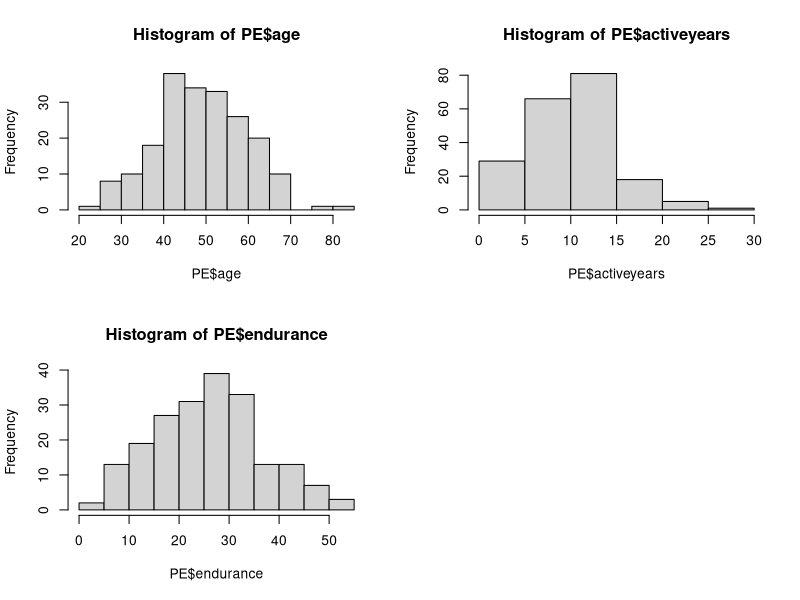
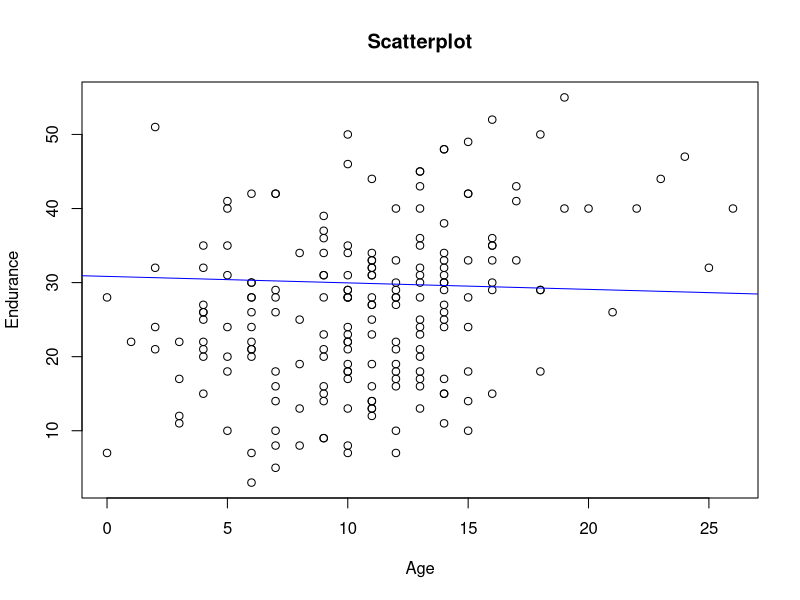
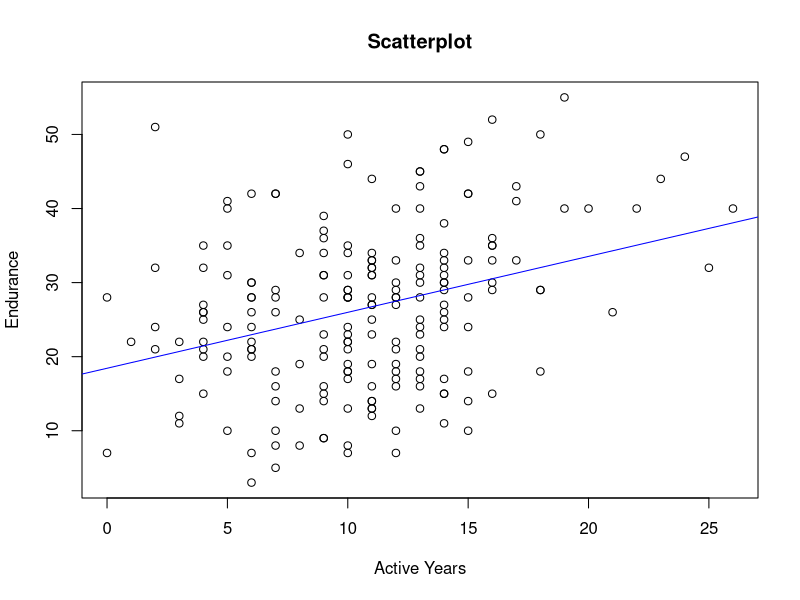
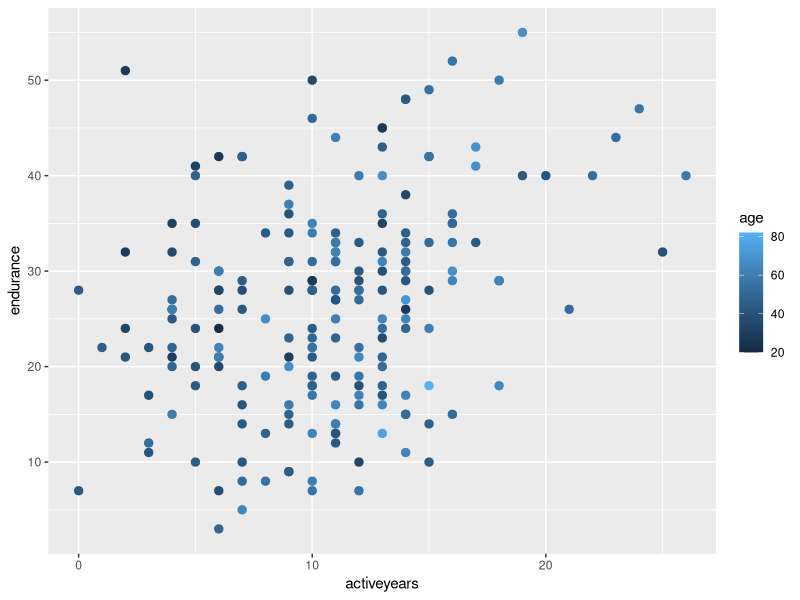
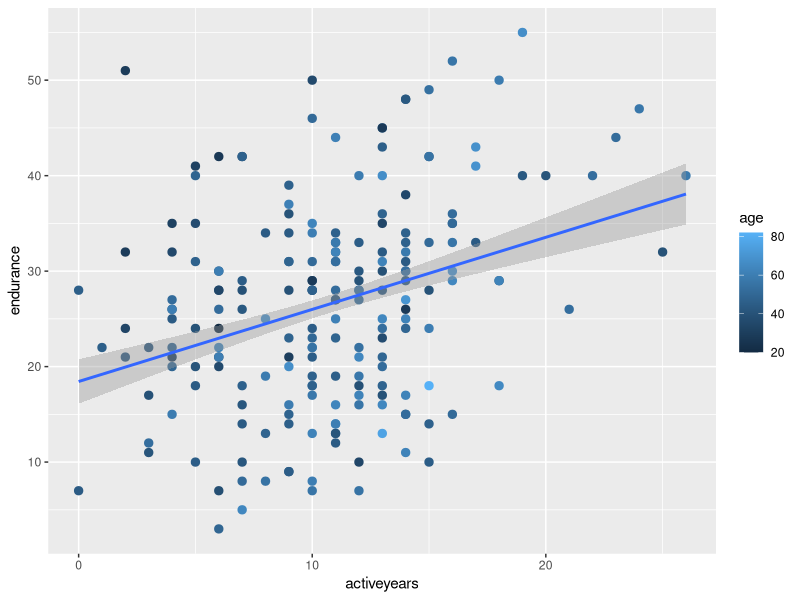
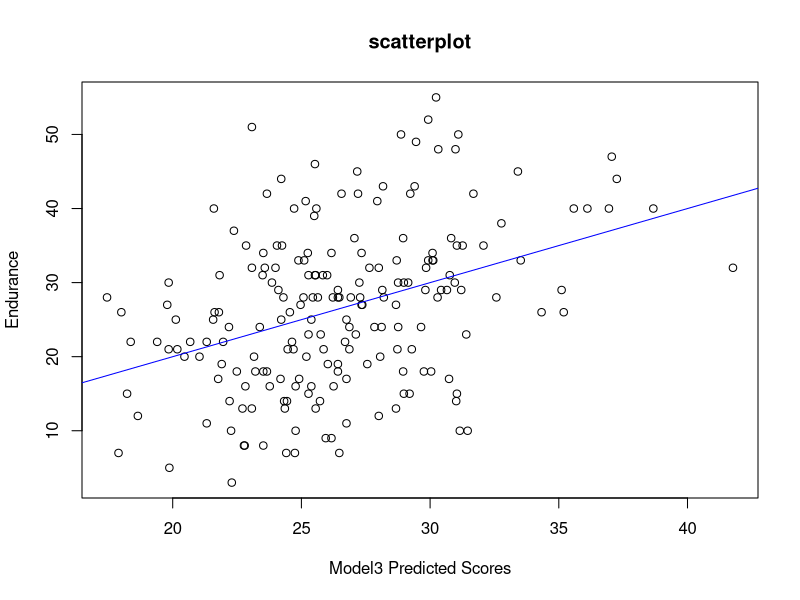
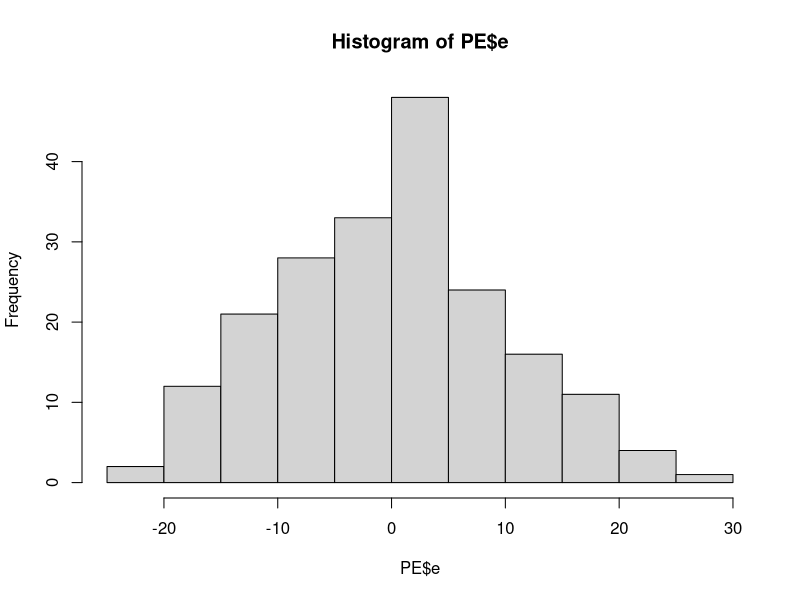
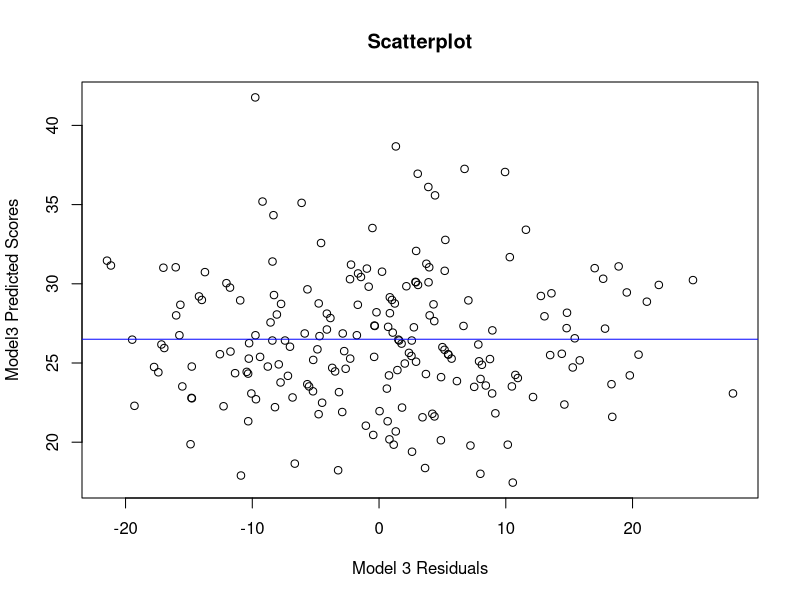

The R script that drew these images, in order:
setwd("/Users/stuart/R_Files/Statistics Class")

#Lab goals
# Read a datafile into R
# Print summary statistics
# Conduct correlation analysis
# Conduct regression analyses, unstandardized
# Conduct regression analyses, standardized

# Example
# A correlational study investigating predictors of physical endurance in adults
#   Outcome variable (Y) is physical endurance
#   Predictors (X) are age and number of years actively engaged in exercise/sports
#   Sample size is N = 200

# If necessary install packages
install.packages("psych")
library(psych)
library(ggplot2)  # installing ggplot2 for my own plot compare and contrast

# Read data into a dataframe called PE (physical endurance)
PE = read.table("Stats1.13.Lab.04.txt", header=T)
# Summary statistics
describe(PE)

# Correlation Analysis
cor(PE[2:4])  # Omit col 1 because it contains participant id numbers
round(cor(PE[2:4]),2)   # Round off correlation to 2 decimal places

cor.test(PE$age, PE$activeyears)
cor.test(PE$endurance, PE$activeyears)
cor.test(PE$endurance, PE$age)

## Histograms - to kinda check sense of cor.tests
layout(matrix(c(1,2,3,4),2,2,byrow = TRUE))
hist(PE$age)
hist(PE$activeyears)
hist(PE$endurance)
layout(matrix(c(1,1),1,1, byrow = TRUE))

## Regression Analyses, UNSTANDARDIZED
model1 <- lm(PE$endurance ~ PE$age)
summary(model1)
plot(PE$endurance ~ PE$activeyears, main = "Scatterplot", ylab = "Endurance", xlab = "Age")
abline(lm(PE$endurance ~ PE$age), col="blue")

model2 <- lm(PE$endurance ~ PE$activeyears)
summary(model2)
plot(PE$endurance ~ PE$activeyears, main = "Scatterplot" , ylab = "Endurance", xlab = "Active Years")
abline(lm(PE$endurance ~ PE$activeyears), col="blue")
## use ggplot for comparison
sp <- ggplot(PE,aes(x=activeyears,y=endurance, colour=age))
sp + geom_point(size=2.5)
# now add a regression line
sp + geom_point(size=2.5) + stat_smooth(method=lm, level=0.80)

model3 <- lm(PE$endurance ~ PE$age + PE$activeyears) # technically this is a multiple regression
summary(model3)

# To visualize model3, save the predicted scores as a new variable and then plot with endurance
# Plotting predicted scores takes in the multiple axes for predictors that cannot be plotted individually
PE$predicted <- fitted(model3)
plot(PE$endurance ~ PE$predicted, main = "scatterplot",ylab="Endurance",xlab="Model3 Predicted Scores")
abline(lm(PE$endurance ~ PE$predicted),col="blue")
# Save the model residuals
PE$e <- resid(model3)
hist(PE$e)
plot(PE$predicted ~ PE$e, main = "Scatterplot",ylab="Model3 Predicted Scores",xlab = "Model 3 Residuals")
abline(lm(PE$predicted ~ PE$e),col="blue")
# Using ggplot2
sp <- ggplot(PE,aes(x=PE$e,y=PE$predicted, colour=age))
sp + geom_point(size=2.5)

## Regression analyses, STANDARDIZED
# In simple regression, the standardized regression coefficient will be same as the correlation coefficient
round(cor(PE[2:4]),2)

model1.z <- lm(scale(PE$endurance) ~ scale(PE$age))
summary(model1.z)

model2.z <- lm(scale(PE$endurance) ~ scale(PE$activeyears))
summary(model2.z)

model3.z <- lm(scale(PE$endurance) ~ scale(PE$age) + scale(PE$activeyears))
summary(model3.z)